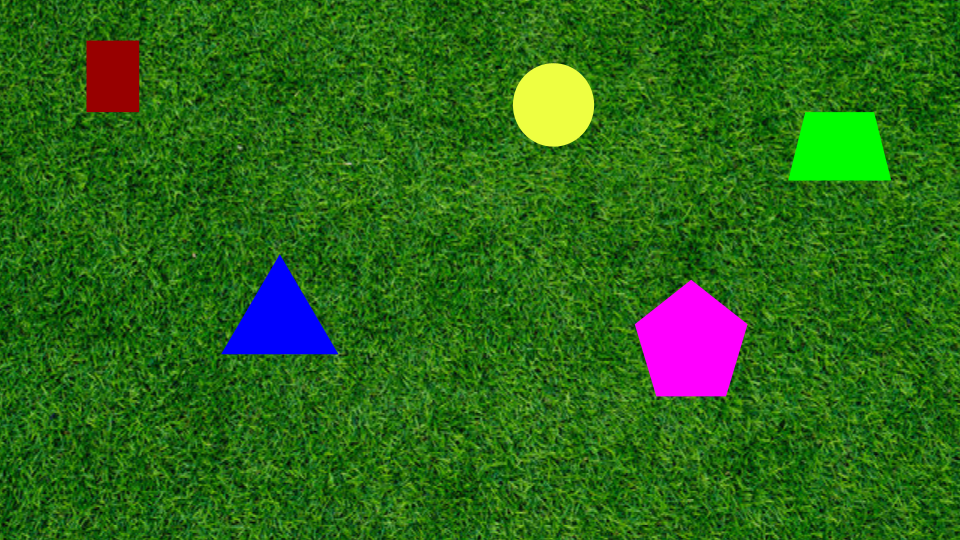
#> input picture static.png, 960 x 540 px, given in place of dynamic2.mp4, which was not available
$ python part3-3.py
#> lines starting #> are read from the running program, lines starting #| are printed output that depends on the picture; after the words box and inside, x2 and y2 are one past the last pixel; in counts of white or black regions, pixels touching at a corner belong together; pictures that were not available may be replaced by others from this repository, and a replacement may not be noted
import cv2
import time
image = "dynamic2.mp4"
video = cv2.VideoCapture(image)
def apply_filters(frame):
    gray_image = cv2.cvtColor(frame, cv2.COLOR_BGR2GRAY)
    # Canny
    thresh = cv2.threshold(gray_image, 80, 220, cv2.THRESH_BINARY)[1]

    gray_image = cv2.Canny(thresh, 25, 150)
    gray_image = cv2.dilate(gray_image, None, iterations=6)
    gray_image = cv2.erode(gray_image, None, iterations=6)
    # show blue areas

    return thresh

def find_contours(frame):
    contours, hierarchy = cv2.findContours(
        image=frame,
        mode=cv2.RETR_TREE,
        method=cv2.CHAIN_APPROX_NONE
    )
    return contours

def filter_contour(contour) -> bool:
    # Ensure only Rectangle, Triangle, Circle, Hexagon, Trapezoid
    peri = cv2.arcLength(contour, True)
    approx = cv2.approxPolyDP(contour, 0.04 * peri, True)
    area = cv2.contourArea(contour)
    if area < 1000 or area > 100000:
        return False

    num_vertices = len(approx)

    # Triangle
    if num_vertices == 3:
        return True
    # Rectangle or Trapezoid (4 sides)
    elif num_vertices == 4:
        # Check if it's a rectangle or trapezoid by aspect ratio and angles
        (x, y, w, h) = cv2.boundingRect(approx)
        aspect_ratio = float(w) / h if h != 0 else 0
        if 0.5 < aspect_ratio < 2.5:
            return True  # Rectangle or Trapezoid
    # Pentagon (skip)
    elif num_vertices == 5:
        return False
    # Hexagon
    elif num_vertices == 6:
        return True
    # Circle (many vertices, check circularity)
    elif num_vertices > 6:
        circularity = 4 * 3.14159 * area / (peri * peri) if peri != 0 else 0
        if circularity > 0.75:
            return True
    return False
    # return cv2.contourArea(contour) > 1000 and cv2.contourArea(contour) < 100000

def get_contour_center(contour) -> tuple:
    M = cv2.moments(contour)
    # Centriods
    return int(M['m10']/M['m00']), int(M['m01']/M['m00'])

def process_contours(_contours):
    filtered_contours = []
    for _contour in _contours:
        if filter_contour(_contour):
            filtered_contours.append(_contour)
            center = get_contour_center(_contour)
            # Center marker
            above_center = (center[0] - 20, center[1] - 20)
            cv2.putText(img=frame, text="Center", org=above_center, fontFace=cv2.FONT_HERSHEY_SIMPLEX, fontScale=0.5, color=(0,0,0), thickness=1)
            cv2.drawMarker(img=frame, position=center, color=(0,0,0), markerType=cv2.MARKER_CROSS, thickness=2)
            # Label coords below center
            # Offset by 50 pixels below center
            below_center = (center[0] - 50 , center[1] + 50)
            cv2.putText(img=frame, text=str(center), org=below_center, fontFace=cv2.FONT_HERSHEY_SIMPLEX, fontScale=0.5, color=(255,255,255), thickness=1)
    return filtered_contours

def draw_contours(frame, contours):
    cv2.drawContours(frame, contours, -1, (0, 0, 255), 2)
    return frame

showing_full_frame = False
while True:
    ret, frame = video.read()
#> frame is the input picture: shape (540, 960, 3); mean B, G, R 24.5, 104.6, 44
    if not ret:
        break
    grey_scale = apply_filters(frame)
#> in apply_filters, `gray_image = cv2.cvtColor(frame, cv2.COLOR_BGR2GRAY)`:
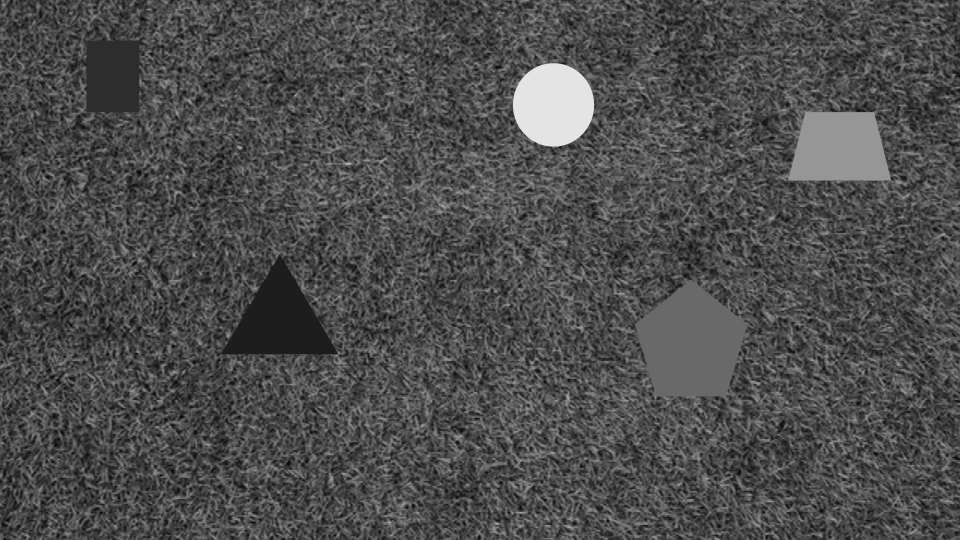
#> gray_image: shape (540, 960); min 6, max 228, mean 77.3
#> in apply_filters, `thresh = cv2.threshold(gray_image, 80, 220, cv2.THRESH_BINARY)[1]`:
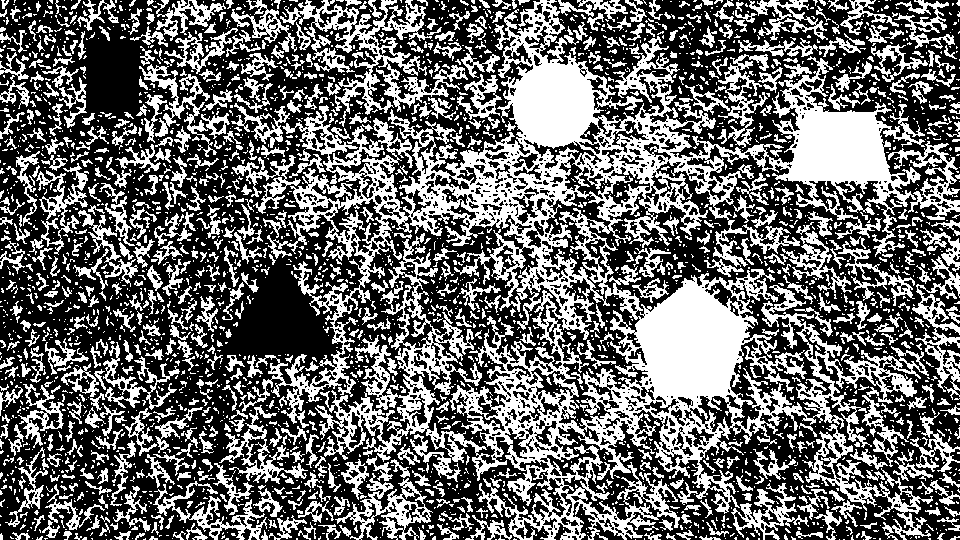
#> thresh: shape (540, 960); values 0 (black) and 220 (white), 41.2% white; 3152 white regions (2383 under 20 px), largest, box (x1, y1, x2, y2) and area: (239, 0, 929, 540) 104111, (280, 0, 468, 127) 5778, (802, 424, 933, 540) 2778
#> in apply_filters, `gray_image = cv2.Canny(thresh, 25, 150)`:
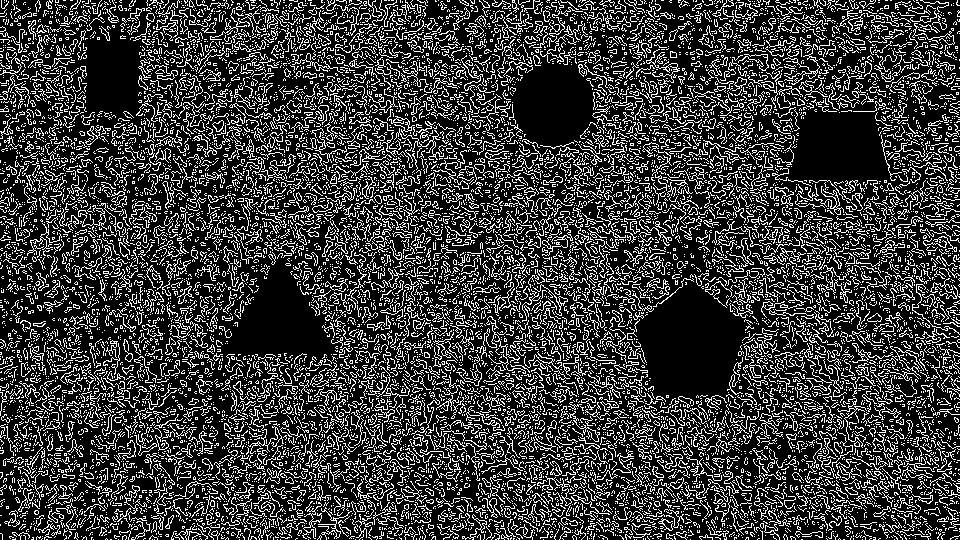
#> gray_image: shape (540, 960); 23% white in thin lines or dots
#> in apply_filters, `gray_image = cv2.dilate(gray_image, None, iterations=6)`:
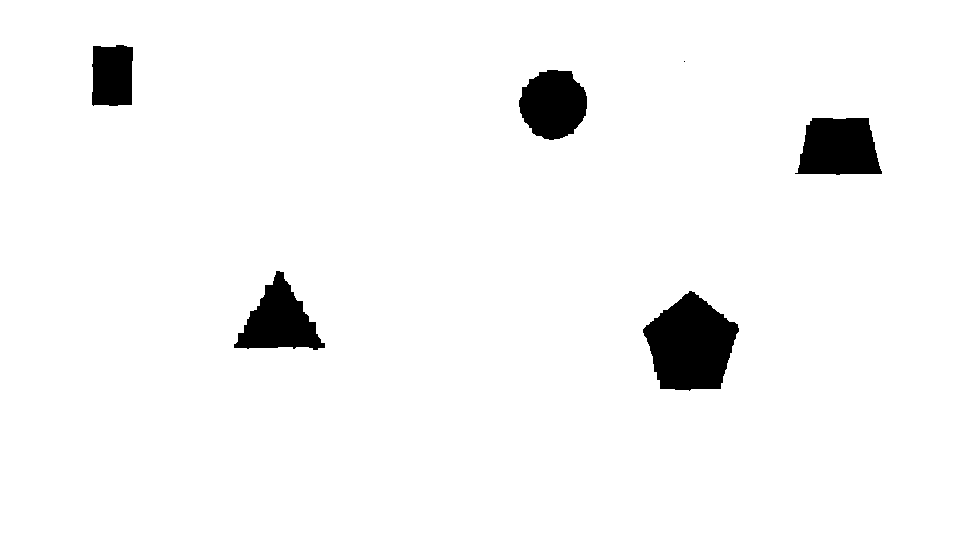
#> gray_image: shape (540, 960); 96.1% white; 6 black regions (1 under 20 px), largest, box (x1, y1, x2, y2) and area: (643, 291, 739, 391) 6522, (795, 118, 882, 175) 3989, (234, 271, 325, 350) 3745, (519, 70, 587, 140) 3626, (92, 45, 133, 106) 2329
#> in apply_filters, `gray_image = cv2.erode(gray_image, None, iterations=6)`:
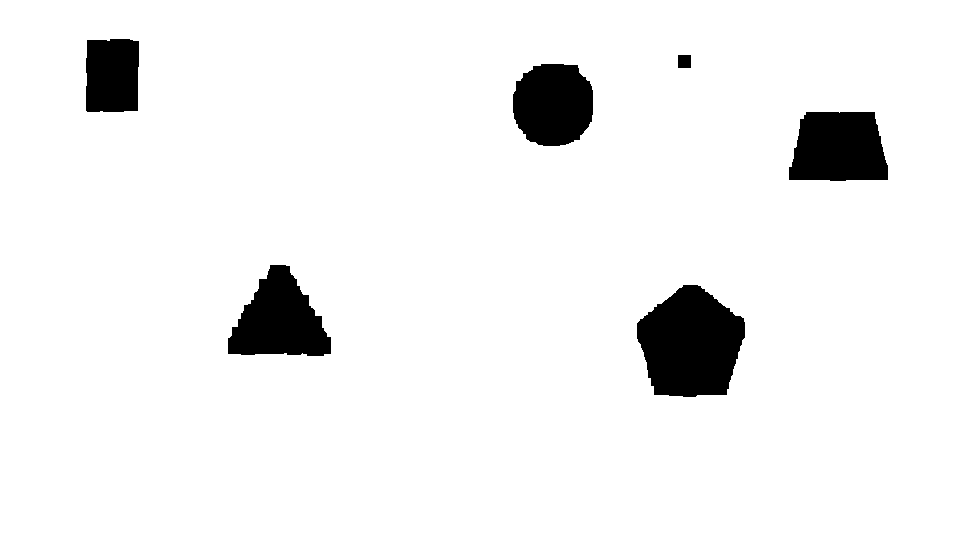
#> gray_image: shape (540, 960); 94.2% white; 6 black regions
    contours = find_contours(grey_scale)
#> in find_contours, `contours, hierarchy = cv2.findContours( image=frame, mode=cv2.RETR_TRE..`: contours = 5045 contours, 4004 with area under 20; largest, box (x1, y1, x2, y2) and area: (239, 0, 929, 540) 126904, (547, 289, 649, 430) 5734, (280, 0, 468, 127) 5158, (802, 424, 933, 540) 2864, (542, 191, 612, 302) 2589
    filtered_contours = process_contours(contours)
#> the loop in process_contours, `for _contour in _contours:` made 5045 passes
#> (center, above_center, below_center) on passes 385, 494, 986, 2129, 2538, 3086, 3545: ((764, 513), (744, 493), (714, 563)), ((392, 508), (372, 488), (342, 558)), ((259, 453), (239, 433), (209, 503)), ((814, 258), (794, 238), (764, 308)), ((933, 180), (913, 160), (883, 230)), ((741, 92), (721, 72), (691, 142)), ((787, 16), (767, -4), (737, 66))
#> (peri in filter_contour, area in filter_contour) on pass 43: (52.63, 26)
#> after the loop in process_contours, `for _contour in _contours:`: filtered_contours = 8 contours; box (x1, y1, x2, y2) and area: (542, 191, 612, 302) 2589, (335, 473, 433, 540) 2270, (888, 141, 960, 220) 1574, (219, 405, 308, 484) 1437, (718, 54, 769, 148) 1295, (731, 483, 809, 540) 1240, (782, 222, 852, 293) 1082, (749, 0, 828, 41) 1020
    if cv2.waitKey(1) & 0xFF == ord('s'):
#> (key q is pressed here)
        showing_full_frame = not showing_full_frame
    cv2.imshow("Frame", draw_contours(frame if showing_full_frame else grey_scale, filtered_contours))
#> in draw_contours, `cv2.drawContours(frame, contours, -1, (0, 0, 255), 2)`:
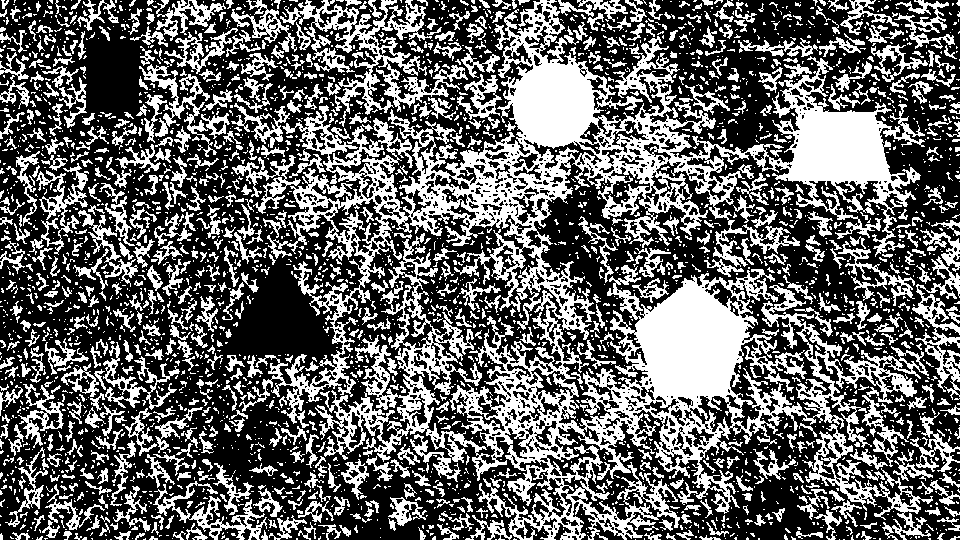
#> frame: shape (540, 960); values 0 (black) and 220 (white), 39.3% white; 3280 white regions (2483 under 20 px), largest, box (x1, y1, x2, y2) and area: (239, 0, 929, 540) 101657, (280, 0, 468, 127) 5778, (802, 424, 933, 540) 2778
    if cv2.waitKey(1) & 0xFF == ord('q'):
#> (key q is pressed here)
        break
    time.sleep(0.01)

video.release()
cv2.destroyAllWindows()
